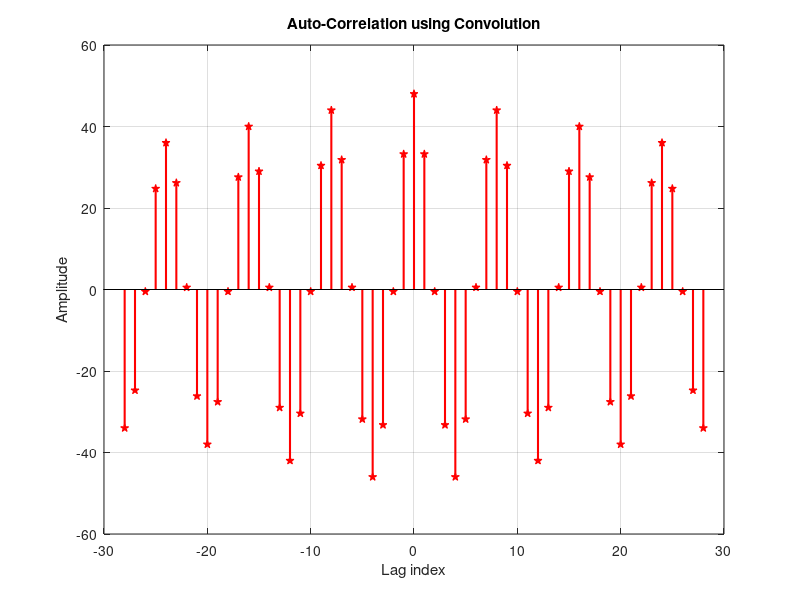
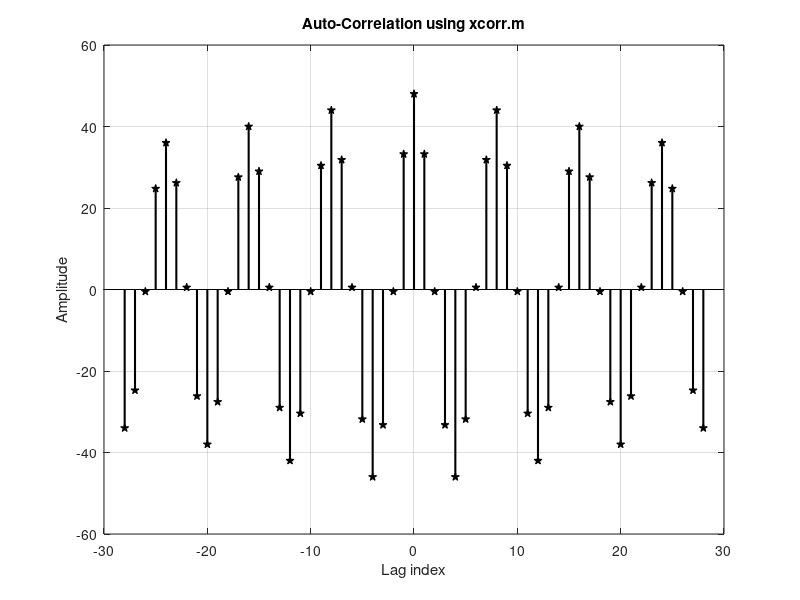

These figures' MATLAB source, in order:
%
%  Program V4_2 

%%%Demo: Computation of Autocorrelation for periodic DT sequence using
% convolution operation and Matlab built-in function xcorr.m

%%% Developed by Dr. M. Venu Gopala Rao, 
%%% Email: mvgr03@kluniversity.in,  mvgr03@gmail.com,
%  

clear all; close all; clc;

N = 96;
n = 1:N;
x = cos(pi*0.25*n);   % Generate the sinusoidal sequence
% x = randn(size(n)); % Generate a random sequence

k = -28:28;
%%% Using Convolution
r = conv(x, fliplr(x)); % Compute the correlation sequence
figure();stem(k, r(68:124),'pr', 'fill', 'LineWidth', 1.5);
xlabel('Lag index'); ylabel('Amplitude'); grid on;
title('Auto-Correlation using Convolution');

%%% Using Matlab built-in function xcorr.m
p = xcorr(x);
figure();stem(k, p(68:124),'pk', 'fill', 'LineWidth', 1.5);
xlabel('Lag index'); ylabel('Amplitude'); grid on;
title('Auto-Correlation using xcorr.m');

% ------------------------------------------------------
